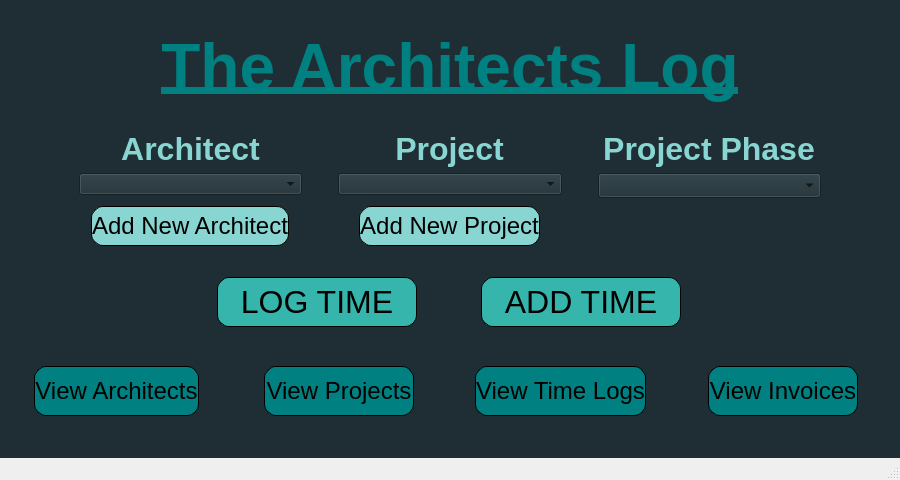
<?xml version="1.0" encoding="UTF-8"?>
<ui version="4.0">
 <class>MainWindow</class>
 <widget class="QMainWindow" name="MainWindow">
  <property name="geometry">
   <rect>
    <x>0</x>
    <y>0</y>
    <width>900</width>
    <height>480</height>
   </rect>
  </property>
  <property name="sizePolicy">
   <sizepolicy hsizetype="Preferred" vsizetype="Preferred">
    <horstretch>0</horstretch>
    <verstretch>0</verstretch>
   </sizepolicy>
  </property>
  <property name="minimumSize">
   <size>
    <width>900</width>
    <height>475</height>
   </size>
  </property>
  <property name="windowTitle">
   <string>MainWindow</string>
  </property>
  <widget class="QWidget" name="centralwidget">
   <property name="minimumSize">
    <size>
     <width>0</width>
     <height>0</height>
    </size>
   </property>
   <property name="styleSheet">
    <string notr="true">QWidget{
	background-color: #1E2E34;
}</string>
   </property>
   <layout class="QVBoxLayout" name="verticalLayout">
    <item>
     <layout class="QVBoxLayout" name="main_layout">
      <item>
       <widget class="QLabel" name="MainTitle">
        <property name="minimumSize">
         <size>
          <width>501</width>
          <height>61</height>
         </size>
        </property>
        <property name="font">
         <font>
          <pointsize>48</pointsize>
          <bold>true</bold>
          <underline>true</underline>
         </font>
        </property>
        <property name="styleSheet">
         <string notr="true">QLabel{
	color: #008080;
}</string>
        </property>
        <property name="text">
         <string>The Architects Log</string>
        </property>
        <property name="alignment">
         <set>Qt::AlignmentFlag::AlignCenter</set>
        </property>
       </widget>
      </item>
      <item>
       <layout class="QHBoxLayout" name="project_button_layout">
        <item>
         <spacer name="horizontalSpacer">
          <property name="orientation">
           <enum>Qt::Orientation::Horizontal</enum>
          </property>
          <property name="sizeType">
           <enum>QSizePolicy::Policy::Fixed</enum>
          </property>
          <property name="sizeHint" stdset="0">
           <size>
            <width>70</width>
            <height>20</height>
           </size>
          </property>
         </spacer>
        </item>
        <item>
         <layout class="QVBoxLayout" name="architects_layout">
          <item>
           <widget class="QLabel" name="Architects">
            <property name="font">
             <font>
              <pointsize>24</pointsize>
              <bold>true</bold>
             </font>
            </property>
            <property name="styleSheet">
             <string notr="true">QLabel{
	color: #89D5D2;
}</string>
            </property>
            <property name="text">
             <string>Architect</string>
            </property>
            <property name="alignment">
             <set>Qt::AlignmentFlag::AlignCenter</set>
            </property>
           </widget>
          </item>
          <item alignment="Qt::AlignmentFlag::AlignVCenter">
           <widget class="QComboBox" name="ArchitectsComboBox">
            <property name="sizePolicy">
             <sizepolicy hsizetype="Preferred" vsizetype="Preferred">
              <horstretch>0</horstretch>
              <verstretch>0</verstretch>
             </sizepolicy>
            </property>
            <property name="minimumSize">
             <size>
              <width>0</width>
              <height>20</height>
             </size>
            </property>
            <property name="styleSheet">
             <string notr="true">QLabel{
	background-color: #89D5D2;
}</string>
            </property>
           </widget>
          </item>
          <item>
           <spacer name="verticalSpacer">
            <property name="orientation">
             <enum>Qt::Orientation::Vertical</enum>
            </property>
            <property name="sizeType">
             <enum>QSizePolicy::Policy::Fixed</enum>
            </property>
            <property name="sizeHint" stdset="0">
             <size>
              <width>5</width>
              <height>5</height>
             </size>
            </property>
           </spacer>
          </item>
          <item alignment="Qt::AlignmentFlag::AlignHCenter|Qt::AlignmentFlag::AlignVCenter">
           <widget class="QPushButton" name="AddArchitectBtn">
            <property name="sizePolicy">
             <sizepolicy hsizetype="Preferred" vsizetype="Preferred">
              <horstretch>20</horstretch>
              <verstretch>0</verstretch>
             </sizepolicy>
            </property>
            <property name="minimumSize">
             <size>
              <width>180</width>
              <height>40</height>
             </size>
            </property>
            <property name="maximumSize">
             <size>
              <width>16777215</width>
              <height>16777215</height>
             </size>
            </property>
            <property name="font">
             <font>
              <pointsize>18</pointsize>
             </font>
            </property>
            <property name="styleSheet">
             <string notr="true">QPushButton{
	border-radius: 12px;
	border: 1px solid black;
	background-color: #89D5D2;
	color: black;
}

QPushButton:hover{
	background-color: #6FB5B2;
}

QPushButton:pressed {
	background-color: #5A9695
}</string>
            </property>
            <property name="text">
             <string>Add New Architect</string>
            </property>
            <property name="iconSize">
             <size>
              <width>10</width>
              <height>16</height>
             </size>
            </property>
           </widget>
          </item>
         </layout>
        </item>
        <item>
         <spacer name="horizontalSpacer_3">
          <property name="orientation">
           <enum>Qt::Orientation::Horizontal</enum>
          </property>
          <property name="sizeType">
           <enum>QSizePolicy::Policy::Fixed</enum>
          </property>
          <property name="sizeHint" stdset="0">
           <size>
            <width>30</width>
            <height>20</height>
           </size>
          </property>
         </spacer>
        </item>
        <item>
         <layout class="QVBoxLayout" name="projects_layout">
          <item alignment="Qt::AlignmentFlag::AlignHCenter|Qt::AlignmentFlag::AlignVCenter">
           <widget class="QLabel" name="Projects">
            <property name="font">
             <font>
              <pointsize>24</pointsize>
              <bold>true</bold>
             </font>
            </property>
            <property name="styleSheet">
             <string notr="true">QLabel{
	color: #89D5D2;
}</string>
            </property>
            <property name="text">
             <string>Project</string>
            </property>
            <property name="alignment">
             <set>Qt::AlignmentFlag::AlignCenter</set>
            </property>
           </widget>
          </item>
          <item alignment="Qt::AlignmentFlag::AlignVCenter">
           <widget class="QComboBox" name="ProjectsComboBox">
            <property name="sizePolicy">
             <sizepolicy hsizetype="Preferred" vsizetype="Preferred">
              <horstretch>0</horstretch>
              <verstretch>0</verstretch>
             </sizepolicy>
            </property>
            <property name="minimumSize">
             <size>
              <width>0</width>
              <height>20</height>
             </size>
            </property>
           </widget>
          </item>
          <item>
           <spacer name="verticalSpacer_2">
            <property name="orientation">
             <enum>Qt::Orientation::Vertical</enum>
            </property>
            <property name="sizeType">
             <enum>QSizePolicy::Policy::Fixed</enum>
            </property>
            <property name="sizeHint" stdset="0">
             <size>
              <width>20</width>
              <height>5</height>
             </size>
            </property>
           </spacer>
          </item>
          <item alignment="Qt::AlignmentFlag::AlignHCenter|Qt::AlignmentFlag::AlignVCenter">
           <widget class="QPushButton" name="AddProjectBtn">
            <property name="sizePolicy">
             <sizepolicy hsizetype="Preferred" vsizetype="Preferred">
              <horstretch>20</horstretch>
              <verstretch>0</verstretch>
             </sizepolicy>
            </property>
            <property name="minimumSize">
             <size>
              <width>180</width>
              <height>40</height>
             </size>
            </property>
            <property name="maximumSize">
             <size>
              <width>16777215</width>
              <height>16777215</height>
             </size>
            </property>
            <property name="font">
             <font>
              <pointsize>18</pointsize>
             </font>
            </property>
            <property name="styleSheet">
             <string notr="true">QPushButton{
	border-radius: 12px;
	border: 1px solid black;
	background-color: #89D5D2;
	color: black;
}

QPushButton:hover{
	background-color: #6FB5B2;
}

QPushButton:pressed {
	background-color: #5A9695
}</string>
            </property>
            <property name="text">
             <string>Add New Project</string>
            </property>
            <property name="iconSize">
             <size>
              <width>10</width>
              <height>16</height>
             </size>
            </property>
           </widget>
          </item>
         </layout>
        </item>
        <item>
         <spacer name="horizontalSpacer_4">
          <property name="orientation">
           <enum>Qt::Orientation::Horizontal</enum>
          </property>
          <property name="sizeType">
           <enum>QSizePolicy::Policy::Fixed</enum>
          </property>
          <property name="sizeHint" stdset="0">
           <size>
            <width>30</width>
            <height>20</height>
           </size>
          </property>
         </spacer>
        </item>
        <item>
         <layout class="QVBoxLayout" name="phases_layout">
          <property name="sizeConstraint">
           <enum>QLayout::SizeConstraint::SetDefaultConstraint</enum>
          </property>
          <item alignment="Qt::AlignmentFlag::AlignHCenter|Qt::AlignmentFlag::AlignTop">
           <widget class="QLabel" name="ProjectPhases">
            <property name="maximumSize">
             <size>
              <width>16777215</width>
              <height>16777215</height>
             </size>
            </property>
            <property name="font">
             <font>
              <pointsize>24</pointsize>
              <bold>true</bold>
             </font>
            </property>
            <property name="styleSheet">
             <string notr="true">QLabel{
	color: #89D5D2;
}</string>
            </property>
            <property name="text">
             <string>Project Phase</string>
            </property>
            <property name="alignment">
             <set>Qt::AlignmentFlag::AlignCenter</set>
            </property>
           </widget>
          </item>
          <item>
           <widget class="QComboBox" name="PhasesComboBox">
            <property name="sizePolicy">
             <sizepolicy hsizetype="Preferred" vsizetype="Preferred">
              <horstretch>0</horstretch>
              <verstretch>0</verstretch>
             </sizepolicy>
            </property>
            <property name="minimumSize">
             <size>
              <width>0</width>
              <height>20</height>
             </size>
            </property>
            <property name="styleSheet">
             <string notr="true">QLabel{
	background-color: #89D5D2;
}</string>
            </property>
           </widget>
          </item>
          <item>
           <spacer name="phases_vertical_spacer">
            <property name="orientation">
             <enum>Qt::Orientation::Vertical</enum>
            </property>
            <property name="sizeType">
             <enum>QSizePolicy::Policy::Fixed</enum>
            </property>
            <property name="sizeHint" stdset="0">
             <size>
              <width>200</width>
              <height>48</height>
             </size>
            </property>
           </spacer>
          </item>
         </layout>
        </item>
        <item>
         <spacer name="horizontalSpacer_2">
          <property name="orientation">
           <enum>Qt::Orientation::Horizontal</enum>
          </property>
          <property name="sizeType">
           <enum>QSizePolicy::Policy::Fixed</enum>
          </property>
          <property name="sizeHint" stdset="0">
           <size>
            <width>70</width>
            <height>20</height>
           </size>
          </property>
         </spacer>
        </item>
       </layout>
      </item>
      <item>
       <spacer name="main_layout_spacer">
        <property name="orientation">
         <enum>Qt::Orientation::Vertical</enum>
        </property>
        <property name="sizeType">
         <enum>QSizePolicy::Policy::Fixed</enum>
        </property>
        <property name="sizeHint" stdset="0">
         <size>
          <width>10</width>
          <height>25</height>
         </size>
        </property>
       </spacer>
      </item>
      <item>
       <layout class="QHBoxLayout" name="time_button_layout">
        <item>
         <spacer name="left_time_spacer">
          <property name="orientation">
           <enum>Qt::Orientation::Horizontal</enum>
          </property>
          <property name="sizeType">
           <enum>QSizePolicy::Policy::Fixed</enum>
          </property>
          <property name="sizeHint" stdset="0">
           <size>
            <width>150</width>
            <height>20</height>
           </size>
          </property>
         </spacer>
        </item>
        <item>
         <widget class="QPushButton" name="LogTimeBtn">
          <property name="sizePolicy">
           <sizepolicy hsizetype="Fixed" vsizetype="Fixed">
            <horstretch>20</horstretch>
            <verstretch>0</verstretch>
           </sizepolicy>
          </property>
          <property name="minimumSize">
           <size>
            <width>200</width>
            <height>50</height>
           </size>
          </property>
          <property name="maximumSize">
           <size>
            <width>16777215</width>
            <height>16777215</height>
           </size>
          </property>
          <property name="font">
           <font>
            <pointsize>24</pointsize>
           </font>
          </property>
          <property name="styleSheet">
           <string notr="true">QPushButton{
	border-radius: 12px;
	border: 1px solid black;
	background-color: #35B5AC;
	color: black;
}

QPushButton:hover {
	background-color: #2A9089;
}

QPushButton:pressed {
	background-color: #1F6B66;
}</string>
          </property>
          <property name="text">
           <string>LOG TIME</string>
          </property>
          <property name="iconSize">
           <size>
            <width>10</width>
            <height>16</height>
           </size>
          </property>
         </widget>
        </item>
        <item>
         <widget class="QPushButton" name="AddTimeBtn">
          <property name="sizePolicy">
           <sizepolicy hsizetype="Fixed" vsizetype="Fixed">
            <horstretch>20</horstretch>
            <verstretch>0</verstretch>
           </sizepolicy>
          </property>
          <property name="minimumSize">
           <size>
            <width>200</width>
            <height>50</height>
           </size>
          </property>
          <property name="maximumSize">
           <size>
            <width>16777215</width>
            <height>16777215</height>
           </size>
          </property>
          <property name="font">
           <font>
            <pointsize>24</pointsize>
           </font>
          </property>
          <property name="styleSheet">
           <string notr="true">QPushButton{
	border-radius: 12px;
	border: 1px solid black;
	background-color: #35B5AC;
	color: black;
}

QPushButton:hover {
	background-color: #2A9089;
}

QPushButton:pressed {
	background-color: #1F6B66;
}</string>
          </property>
          <property name="text">
           <string>ADD TIME</string>
          </property>
          <property name="iconSize">
           <size>
            <width>10</width>
            <height>16</height>
           </size>
          </property>
         </widget>
        </item>
        <item>
         <spacer name="right_time_spacer">
          <property name="orientation">
           <enum>Qt::Orientation::Horizontal</enum>
          </property>
          <property name="sizeType">
           <enum>QSizePolicy::Policy::Fixed</enum>
          </property>
          <property name="sizeHint" stdset="0">
           <size>
            <width>150</width>
            <height>20</height>
           </size>
          </property>
         </spacer>
        </item>
       </layout>
      </item>
      <item>
       <layout class="QHBoxLayout" name="logs_layout">
        <item alignment="Qt::AlignmentFlag::AlignHCenter|Qt::AlignmentFlag::AlignVCenter">
         <widget class="QPushButton" name="ViewArchitectsBtn">
          <property name="sizePolicy">
           <sizepolicy hsizetype="Preferred" vsizetype="Preferred">
            <horstretch>0</horstretch>
            <verstretch>0</verstretch>
           </sizepolicy>
          </property>
          <property name="minimumSize">
           <size>
            <width>150</width>
            <height>50</height>
           </size>
          </property>
          <property name="maximumSize">
           <size>
            <width>16777215</width>
            <height>16777215</height>
           </size>
          </property>
          <property name="font">
           <font>
            <pointsize>18</pointsize>
           </font>
          </property>
          <property name="layoutDirection">
           <enum>Qt::LayoutDirection::LeftToRight</enum>
          </property>
          <property name="styleSheet">
           <string notr="true">QPushButton{
	border-radius: 12px;
	border: 1px solid black;
	background-color: #008080;
	color: black;
}

QPushButton:hover {
	background-color: #006666;
}

QPushButton:pressed {
	background-color: #004D4D;
}</string>
          </property>
          <property name="text">
           <string>View Architects</string>
          </property>
          <property name="iconSize">
           <size>
            <width>10</width>
            <height>16</height>
           </size>
          </property>
          <property name="autoDefault">
           <bool>true</bool>
          </property>
         </widget>
        </item>
        <item alignment="Qt::AlignmentFlag::AlignHCenter|Qt::AlignmentFlag::AlignVCenter">
         <widget class="QPushButton" name="ViewProjectsBtn">
          <property name="sizePolicy">
           <sizepolicy hsizetype="Preferred" vsizetype="Preferred">
            <horstretch>0</horstretch>
            <verstretch>0</verstretch>
           </sizepolicy>
          </property>
          <property name="minimumSize">
           <size>
            <width>150</width>
            <height>50</height>
           </size>
          </property>
          <property name="maximumSize">
           <size>
            <width>16777215</width>
            <height>16777215</height>
           </size>
          </property>
          <property name="font">
           <font>
            <pointsize>18</pointsize>
           </font>
          </property>
          <property name="layoutDirection">
           <enum>Qt::LayoutDirection::LeftToRight</enum>
          </property>
          <property name="styleSheet">
           <string notr="true">QPushButton{
	border-radius: 12px;
	border: 1px solid black;
	background-color: #008080;
	color: black;
}

QPushButton:hover {
	background-color: #006666;
}

QPushButton:pressed {
	background-color: #004D4D;
}</string>
          </property>
          <property name="text">
           <string>View Projects</string>
          </property>
          <property name="iconSize">
           <size>
            <width>10</width>
            <height>16</height>
           </size>
          </property>
          <property name="autoDefault">
           <bool>true</bool>
          </property>
         </widget>
        </item>
        <item alignment="Qt::AlignmentFlag::AlignHCenter|Qt::AlignmentFlag::AlignVCenter">
         <widget class="QPushButton" name="ViewTimeLogsBtn">
          <property name="sizePolicy">
           <sizepolicy hsizetype="Preferred" vsizetype="Preferred">
            <horstretch>0</horstretch>
            <verstretch>0</verstretch>
           </sizepolicy>
          </property>
          <property name="minimumSize">
           <size>
            <width>150</width>
            <height>50</height>
           </size>
          </property>
          <property name="maximumSize">
           <size>
            <width>16777215</width>
            <height>16777215</height>
           </size>
          </property>
          <property name="font">
           <font>
            <pointsize>18</pointsize>
           </font>
          </property>
          <property name="layoutDirection">
           <enum>Qt::LayoutDirection::LeftToRight</enum>
          </property>
          <property name="styleSheet">
           <string notr="true">QPushButton{
	border-radius: 12px;
	border: 1px solid black;
	background-color: #008080;
	color: black;
}

QPushButton:hover {
	background-color: #006666;
}

QPushButton:pressed {
	background-color: #004D4D;
}</string>
          </property>
          <property name="text">
           <string>View Time Logs</string>
          </property>
          <property name="iconSize">
           <size>
            <width>10</width>
            <height>16</height>
           </size>
          </property>
          <property name="autoDefault">
           <bool>true</bool>
          </property>
         </widget>
        </item>
        <item alignment="Qt::AlignmentFlag::AlignHCenter|Qt::AlignmentFlag::AlignVCenter">
         <widget class="QPushButton" name="ViewInvoiceLogsBtn">
          <property name="sizePolicy">
           <sizepolicy hsizetype="Preferred" vsizetype="Preferred">
            <horstretch>0</horstretch>
            <verstretch>0</verstretch>
           </sizepolicy>
          </property>
          <property name="minimumSize">
           <size>
            <width>150</width>
            <height>50</height>
           </size>
          </property>
          <property name="maximumSize">
           <size>
            <width>16777215</width>
            <height>16777215</height>
           </size>
          </property>
          <property name="font">
           <font>
            <pointsize>18</pointsize>
           </font>
          </property>
          <property name="layoutDirection">
           <enum>Qt::LayoutDirection::LeftToRight</enum>
          </property>
          <property name="styleSheet">
           <string notr="true">QPushButton{
	border-radius: 12px;
	border: 1px solid black;
	background-color: #008080;
	color: black;
}

QPushButton:hover {
	background-color: #006666;
}

QPushButton:pressed {
	background-color: #004D4D;
}</string>
          </property>
          <property name="text">
           <string>View Invoices</string>
          </property>
          <property name="iconSize">
           <size>
            <width>10</width>
            <height>16</height>
           </size>
          </property>
          <property name="autoDefault">
           <bool>true</bool>
          </property>
         </widget>
        </item>
       </layout>
      </item>
     </layout>
    </item>
   </layout>
  </widget>
  <widget class="QMenuBar" name="menubar">
   <property name="geometry">
    <rect>
     <x>0</x>
     <y>0</y>
     <width>900</width>
     <height>24</height>
    </rect>
   </property>
  </widget>
  <widget class="QStatusBar" name="statusbar"/>
 </widget>
 <resources/>
 <connections/>
</ui>
